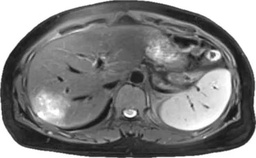
#> input picture mri_fenge/photo.jpg, 256 x 158 px, shrunk from 629 x 387 before the run
$ python final_optimized_region_growth.py
#> lines starting #> are read from the running program, lines starting #| are printed output that depends on the picture; after the words box and inside, x2 and y2 are one past the last pixel; in counts of white or black regions, pixels touching at a corner belong together
import cv2
import numpy as np
import time
import sys
import io

# 统一 UTF-8 编码，解决中文乱码
sys.stdout = io.TextIOWrapper(sys.stdout.buffer, encoding='utf-8')
sys.stderr = io.TextIOWrapper(sys.stderr.buffer, encoding='utf-8')

class MedicalImageProcessor:
    def preprocess(self, image):
        denoised = self.denoise(image)
        enhanced = self.enhance(denoised)
        normalized = self.normalize(enhanced)
        return normalized

    def denoise(self, image):
        denoised = cv2.GaussianBlur(image, (5, 5), 0)
        return denoised

    def enhance(self, image):
        enhanced = cv2.equalizeHist(image)
        return enhanced

    def normalize(self, image):
        min_val = np.min(image)
        max_val = np.max(image)
        if max_val > min_val:
            normalized = ((image - min_val) / (max_val - min_val)) * 255
        else:
            normalized = image
        return normalized.astype(np.uint8)

class FinalOptimizedRegionGrowing:
    def __init__(self, threshold=15, min_region_size=80):
        self.threshold = threshold
        self.min_region_size = min_region_size
        self.visited = None

    def region_growth(self, image, seed_points):
        height, width = image.shape
        self.visited = np.zeros((height, width), dtype=bool)
        final_result = np.zeros((height, width), dtype=np.uint8)
        directions = [(0, 1), (1, 0), (0, -1), (-1, 0),
                     (1, 1), (1, -1), (-1, 1), (-1, -1)]

        for i, seed_point in enumerate(seed_points):
            if 0 <= seed_point[0] < height and 0 <= seed_point[1] < width and not self.visited[seed_point]:
                print(f"处理种子点 {i+1}/{len(seed_points)}: {seed_point}")
                temp_result = np.zeros((height, width), dtype=np.uint8)
                stack = [seed_point]
                self.visited[seed_point] = True
                region_pixels = []

                while stack:
                    x, y = stack.pop()
                    temp_result[x, y] = 255
                    region_pixels.append(image[x, y])

                    if region_pixels:
                        region_mean = np.mean(region_pixels)
                    else:
                        region_mean = image[seed_point]

                    for dx, dy in directions:
                        nx, ny = x + dx, y + dy
                        if 0 <= nx < height and 0 <= ny < width and not self.visited[nx, ny]:
                            diff = abs(int(image[nx, ny]) - int(region_mean))

                            if nx > 0 and nx < height-1 and ny > 0 and ny < width-1:
                                grad_x = abs(int(image[nx+1, ny]) - int(image[nx-1, ny]))
                                grad_y = abs(int(image[nx, ny+1]) - int(image[nx, ny-1]))
                                gradient = (grad_x + grad_y) / 2
                            else:
                                gradient = 0

                            if nx > 1 and nx < height-2 and ny > 1 and ny < width-2:
                                local_region = image[nx-1:nx+2, ny-1:ny+2]
                                local_std = np.std(local_region)
                            else:
                                local_std = 0

                            if nx > 1 and nx < height-2 and ny > 1 and ny < width-2:
                                local_mean = np.mean(image[nx-1:nx+2, ny-1:ny+2])
                                local_contrast = abs(int(image[nx, ny]) - int(local_mean))
                            else:
                                local_contrast = 0

                            if (diff < self.threshold and
                                gradient < 30 and
                                local_std < 40 and
                                local_contrast < 25):
                                self.visited[nx, ny] = True
                                stack.append((nx, ny))

                region_size = len(region_pixels)
                print(f"  区域大小: {region_size}")

                if region_size >= self.min_region_size:
                    final_result = cv2.bitwise_or(final_result, temp_result)
                    print(f"  区域已合并")
                else:
                    print(f"  区域太小，忽略")

        return final_result

def post_process(result):
    kernel = np.ones((3, 3), np.uint8)
    result = cv2.morphologyEx(result, cv2.MORPH_CLOSE, kernel)
    result = cv2.morphologyEx(result, cv2.MORPH_OPEN, kernel)
    result = cv2.dilate(result, kernel, iterations=1)

    contours, _ = cv2.findContours(result, cv2.RETR_EXTERNAL, cv2.CHAIN_APPROX_SIMPLE)
    refined_result = np.zeros_like(result)

    if contours:
        largest_contour = max(contours, key=cv2.contourArea)
        cv2.drawContours(refined_result, [largest_contour], -1, 255, -1)

    return refined_result

def find_seed_points(image, interactive=False):
    seed_points = []

    if interactive:
        print("请点击图像中的病灶区域作为种子点（建议选择3-5个点），按ESC键确认")
        display_image = cv2.cvtColor(image, cv2.COLOR_GRAY2BGR)

        def mouse_callback(event, x, y, flags, param):
            nonlocal seed_points
            if event == cv2.EVENT_LBUTTONDOWN:
                seed_point = (y, x)
                seed_points.append(seed_point)
                seed_count = len(seed_points)
                print(f"选择的种子点 {seed_count}: {seed_point}")
                cv2.circle(display_image, (x, y), 5, (0, 255, 0), -1)
                cv2.putText(display_image, f"seed{seed_count}", (x+10, y-10),
                           cv2.FONT_HERSHEY_SIMPLEX, 0.5, (0, 255, 0), 1)
                cv2.imshow('Seed Selection', display_image)

        cv2.imshow('Seed Selection', display_image)
        cv2.setMouseCallback('Seed Selection', mouse_callback)

        while True:
            key = cv2.waitKey(1) & 0xFF
            if key == 27:
                break

        cv2.destroyAllWindows()

        if seed_points:
            print(f"共选择了 {len(seed_points)} 个种子点")
            return seed_points
        else:
            print("未选择种子点，使用自动选择")

    height, width = image.shape
    window_size = 15
    half_window = window_size // 2
    scores = []

    for i in range(half_window, height - half_window):
        for j in range(half_window, width - half_window):
            local_region = image[i - half_window:i + half_window + 1,
                                j - half_window:j + half_window + 1]
            local_mean = np.mean(local_region)
            local_std = np.std(local_region)

            if local_std > 0:
                score = local_mean / local_std
            else:
                score = local_mean

            scores.append((score, (i, j)))

    scores.sort(reverse=True)
    top_points = scores[:5]

    for score, point in top_points:
        seed_points.append(point)
        print(f"种子点 {point}: 得分 {score:.2f}")

    _, binary = cv2.threshold(image, 100, 255, cv2.THRESH_BINARY)
    contours, _ = cv2.findContours(binary, cv2.RETR_EXTERNAL, cv2.CHAIN_APPROX_SIMPLE)

    if contours:
        sorted_contours = sorted(contours, key=cv2.contourArea, reverse=True)[:2]
        for contour in sorted_contours:
            M = cv2.moments(contour)
            if M['m00'] > 0:
                cx = int(M['m10'] / M['m00'])
                cy = int(M['m01'] / M['m00'])
                if (cx, cy) not in seed_points:
                    seed_points.append((cx, cy))

    if not seed_points:
        seed_points.append((image.shape[0]//2, image.shape[1]//2))

    seed_points = seed_points[:7]

    return seed_points

def calculate_metrics(prediction, ground_truth):
    prediction = (prediction > 127).astype(np.uint8)
    ground_truth = (ground_truth > 127).astype(np.uint8)

    TP = np.sum(np.logical_and(prediction, ground_truth))
    FP = np.sum(np.logical_and(prediction, np.logical_not(ground_truth)))
    FN = np.sum(np.logical_and(np.logical_not(prediction), ground_truth))

    if TP + FP + FN == 0:
        dice = 0
        iou = 0
        precision = 0
        recall = 0
    else:
        dice = 2 * TP / (2 * TP + FP + FN)
        iou = TP / (TP + FP + FN)
        precision = TP / (TP + FP) if (TP + FP) > 0 else 0
        recall = TP / (TP + FN) if (TP + FN) > 0 else 0

    return {
        'Dice': dice,
        'IoU': iou,
        'Precision': precision,
        'Recall': recall
    }

def parameter_optimization(image, seed_points, ground_truth):
    best_dice = 0
    best_params = {}
    best_result = None

    thresholds = [8, 10, 12]
    min_sizes = [50, 70]

    for threshold in thresholds:
        for min_size in min_sizes:
            try:
                optimizer = FinalOptimizedRegionGrowing(threshold=threshold, min_region_size=min_size)
                result = optimizer.region_growth(image, seed_points)
                result = post_process(result)
                metrics = calculate_metrics(result, ground_truth)

                print(f"阈值={threshold}, 最小区域={min_size}, Dice={metrics['Dice']:.4f}")

                if metrics['Dice'] > best_dice:
                    best_dice = metrics['Dice']
                    best_params = {'threshold': threshold, 'min_region_size': min_size}
                    best_result = result

                if best_dice > 0.85:
                    print("达到满意的Dice系数，提前结束参数搜索")
                    return best_result, best_params, best_dice
            except Exception as e:
                print(f"参数组合 ({threshold}, {min_size}) 出现错误: {e}")

    return best_result, best_params, best_dice

def main():
    print("=" * 60)
    print("医学影像分割系统 - 最终优化版")
    print("=" * 60)

    print("读取图像...")
    image = cv2.imread('photo.jpg', cv2.IMREAD_GRAYSCALE)
#> image is the input picture: shape (158, 256); min 19, max 255, mean 128.7
    ground_truth = cv2.imread('label.jpg', cv2.IMREAD_GRAYSCALE)
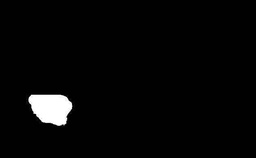
#> input picture mri_fenge/label.jpg, 256 x 158 px, shrunk from 629 x 387 before the run
#> ground_truth is the input picture: shape (158, 256); min 0, max 255, mean 7.4

    if image is None or ground_truth is None:
        print("错误：无法读取图像文件")
        return

    height, width = image.shape
#> height = 158; width = 256
    print(f"图像尺寸: {width}x{height}")

    print("\n医学影像预处理...")
    processor = MedicalImageProcessor()
    preprocessed_image = processor.preprocess(image)
#> in enhance, `enhanced = cv2.equalizeHist(image)`:
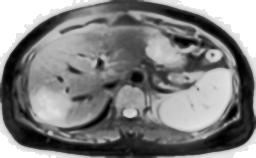
#> enhanced: shape (158, 256); min 0, max 255, mean 129.6
#> in normalize, `min_val = np.min(image)`: min_val = 0
#> in normalize, `max_val = np.max(image)`: max_val = 255

    cv2.imwrite('final_preprocessed.png', preprocessed_image)
    print("预处理完成，已保存预处理结果")

    print("\n选择种子点方式:")
    print("1. 交互式人工选择")
    print("2. 自动选择")
    choice = input("请输入选择 (1/2): ")
#> the answer given: 1

    interactive = (choice == '1')
    print("\n在图像中确定种子点...")
    seed_points = find_seed_points(preprocessed_image, interactive=interactive)
#> (key Esc is pressed here)
#> after the loop in find_seed_points, `for i in range(half_window, height - half_window):`: scores = 34848 items
#> in find_seed_points, `top_points = scores[:5]`: top_points = [(255, (34, 7)), (255, (33, 248)), (255, (33, 7)), (255, (32, 248)), (255, (32, 247))]
#> the loop in find_seed_points, `for score, point in top_points:` made 5 passes
#> after the loop in find_seed_points, `for score, point in top_points:`: seed_points = [(34, 7), (33, 248), (33, 7), (32, 248), (32, 247)]
#> in find_seed_points, `_, binary = cv2.threshold(image, 100, 255, cv2.THRESH_BINARY)`:
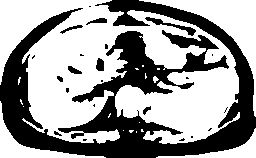
#> binary: shape (158, 256); 61.2% white; 23 black regions (14 under 20 px)
#> in find_seed_points, `contours, _ = cv2.findContours(binary, cv2.RETR_EXTERNAL, cv2.CHAIN_AP..`: contours = 18 contours, 14 with area under 20; largest, box (x1, y1, x2, y2) and area: (0, 0, 240, 144) 19889, (139, 0, 256, 117) 2490, (0, 101, 106, 158) 926, (156, 128, 256, 158) 574
#> in find_seed_points, `sorted_contours = sorted(contours, key=cv2.contourArea, reverse=True)[..`: sorted_contours = 2 contours; box (x1, y1, x2, y2) and area: (0, 0, 240, 144) 19889, (139, 0, 256, 117) 2490
#> the loop in find_seed_points, `for contour in sorted_contours:` made 2 passes
#> (cx, cy) on passes 1 to 2: (113, 70), (227, 21)
#> after the loop in find_seed_points, `for contour in sorted_contours:`: seed_points = [(34, 7), (33, 248), (33, 7), (32, 248), (32, 247), (113, 70), (227, 21)]
    print(f"种子点: {seed_points}")

    print("\n参数优化中...")
    start_time = time.time()
    optimized_result, best_params, best_dice = parameter_optimization(preprocessed_image, seed_points, ground_truth)
#> the loop in parameter_optimization, `for threshold in thresholds:` made 3 passes
#> pass 1, in calculate_metrics, `ground_truth = (ground_truth > 127).astype(np.uint8)`:
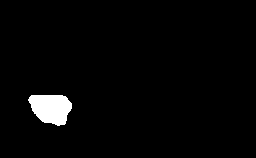
#> ground_truth: shape (158, 256); values 0 (black) and 1 (white), 2.5% white; 1 white region, box (x1, y1, x2, y2) and area: (28, 95, 72, 126) 1015
#> after the loop in parameter_optimization, `for threshold in thresholds:`: result: shape (158, 256); 4.7% white; 1 white region, box (x1, y1, x2, y2) and area: (178, 0, 256, 58) 1917
#> after the loop in parameter_optimization, `for threshold in thresholds:`: best_dice = 0; best_params = 0 items
#> best_params = 0 items; best_dice = 0
    optimization_time = time.time() - start_time
    print(f"参数优化完成，最佳参数: {best_params}")
    print(f"最佳Dice系数: {best_dice:.4f}")

    print("\n运行最终优化区域生长算法...")
    if not best_params:
        best_params = {'threshold': 15, 'min_region_size': 80}

    optimizer = FinalOptimizedRegionGrowing(
        threshold=best_params['threshold'],
        min_region_size=best_params['min_region_size']
    )
    start_time = time.time()
    final_result = optimizer.region_growth(preprocessed_image, seed_points)
#> the loop in region_growth (call 7), `for i, seed_point in enumerate(seed_points):` made 7 passes
#> region_size on passes 1, 2, 6: 1722, 1773, 420
#> after the loop in region_growth (call 7), `for i, seed_point in enumerate(seed_points):`:
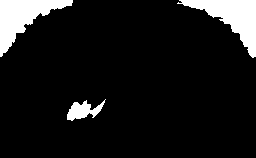
#> final_result: shape (158, 256); 9.7% white; 3 white regions, box (x1, y1, x2, y2) and area: (177, 0, 256, 58) 1773, (0, 0, 73, 57) 1722, (67, 99, 106, 121) 420
#> after the loop in region_growth (call 7), `for i, seed_point in enumerate(seed_points):`:
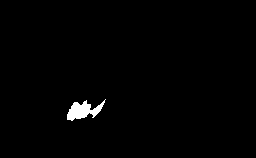
#> temp_result: shape (158, 256); 1% white; 1 white region, box (x1, y1, x2, y2) and area: (67, 99, 106, 121) 420
    final_result = post_process(final_result)
#> in post_process (call 7), `result = cv2.morphologyEx(result, cv2.MORPH_CLOSE, kernel)`: result: shape (158, 256); 9.8% white; 3 white regions, box (x1, y1, x2, y2) and area: (177, 0, 256, 58) 1788, (0, 0, 73, 57) 1730, (67, 99, 106, 121) 430
#> in post_process (call 7), `result = cv2.morphologyEx(result, cv2.MORPH_OPEN, kernel)`: result: shape (158, 256); 9.7% white; 3 white regions, box (x1, y1, x2, y2) and area: (179, 0, 256, 57) 1782, (0, 0, 73, 57) 1727, (67, 101, 103, 120) 414
#> in post_process (call 7), `result = cv2.dilate(result, kernel, iterations=1)`:
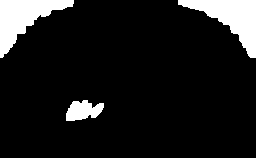
#> result: shape (158, 256); 10.7% white; 3 white regions
#> in post_process (call 7), `contours, _ = cv2.findContours(result, cv2.RETR_EXTERNAL, cv2.CHAIN_AP..`: contours = 3 contours; box (x1, y1, x2, y2) and area: (178, 0, 256, 58) 1798, (0, 0, 74, 58) 1744, (66, 100, 104, 121) 496
#> in post_process (call 7), `largest_contour = max(contours, key=cv2.contourArea)`: largest_contour = contour of 50 points, box (x1, y1, x2, y2) (178, 0, 256, 58), area 1798
    final_time = time.time() - start_time

    print("\n计算评估指标...")
    metrics = calculate_metrics(final_result, ground_truth)
#> metrics = {'Dice': 0, 'IoU': 0, 'Precision': 0, 'Recall': 0}

    cv2.imwrite('final_optimized_result.png', final_result)

    print("\n" + "=" * 60)
    print("最终优化算法性能评估报告")
    print("=" * 60)

    print("\n1. 最佳参数:")
    print(f"   阈值: {best_params['threshold']}")
    print(f"   最小区域大小: {best_params['min_region_size']}")

    print("\n2. 性能指标:")
    print(f"   运行时间: {final_time:.4f} 秒")
    print(f"   Dice相似系数: {metrics['Dice']:.4f}")
    print(f"   交并比(IoU): {metrics['IoU']:.4f}")
    print(f"   精确率: {metrics['Precision']:.4f}")
    print(f"   召回率: {metrics['Recall']:.4f}")

    print("\n3. 优化效果:")
    print(f"   参数优化时间: {optimization_time:.4f} 秒")
    print(f"   最终Dice系数: {metrics['Dice']:.4f}")

    print("\n" + "=" * 60)
    print("结果文件已保存:")
    print("- final_preprocessed.png: 预处理后的图像")
    print("- final_optimized_result.png: 最终优化算法分割结果")
    print("=" * 60)

if __name__ == "__main__":
    main()
